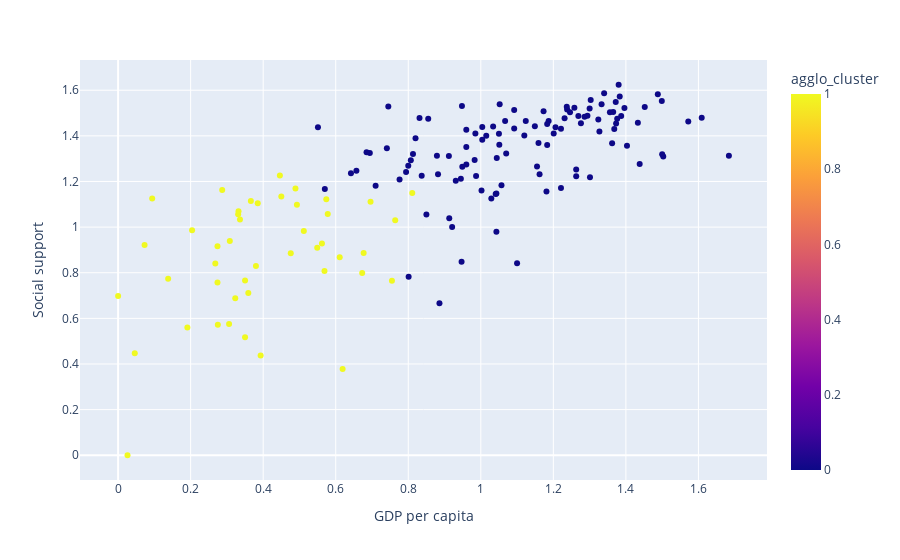

Notebook source saved alongside this figure:
### Code cell
fig = px.scatter(df, x = 'GDP per capita', y = 'Social support', color='agglo_cluster', 
                 hover_data=['GDP per capita', 'Social support', 'Healthy life expectancy',
                             'Freedom to make life choices', 'Generosity',
                             'Perceptions of corruption', 'Score',
                             'Overall rank', 'country', 'tavg'])
fig.show()

### Figure 1 — Plotly figure (JSON) as saved in the notebook; plotly's stock layout.template omitted (floating-point values rounded to 4 significant figures; data arrays with more than 128 entries replaced by an {"elided": "..."} marker saying what was removed)
{"data": [{"customdata": {"elided": "156x8 mixed values"}, "hovertemplate": "GDP per capita=%{x}<br>Social support=%{y}<br>Healthy life expectancy=%{customdata[0]}<br>Freedom to make life choices=%{customdata[1]}<br>Generosity=%{customdata[2]}<br>Perceptions of corruption=%{customdata[3]}<br>Score=%{customdata[4]}<br>Overall rank=%{customdata[5]}<br>country=%{customdata[6]}<br>tavg=%{customdata[7]}<br>agglo_cluster=%{marker.color}<extra></extra>", "legendgroup": "", "marker": {"color": {"elided": "156 int values"}, "coloraxis": "coloraxis", "symbol": "circle"}, "mode": "markers", "name": "", "orientation": "v", "showlegend": false, "type": "scatter", "x": {"elided": "156 float values"}, "xaxis": "x", "y": {"elided": "156 float values"}, "yaxis": "y"}], "layout": {"coloraxis": {"colorbar": {"title": {"text": "agglo_cluster"}}, "colorscale": [[0, "#0d0887"], [0.1111, "#46039f"], [0.2222, "#7201a8"], [0.3333, "#9c179e"], [0.4444, "#bd3786"], [0.5556, "#d8576b"], [0.6667, "#ed7953"], [0.7778, "#fb9f3a"], [0.8889, "#fdca26"], [1, "#f0f921"]]}, "legend": {"tracegroupgap": 0}, "margin": {"t": 60}, "xaxis": {"anchor": "y", "domain": [0, 1], "title": {"text": "GDP per capita"}}, "yaxis": {"anchor": "x", "domain": [0, 1], "title": {"text": "Social support"}}}}
